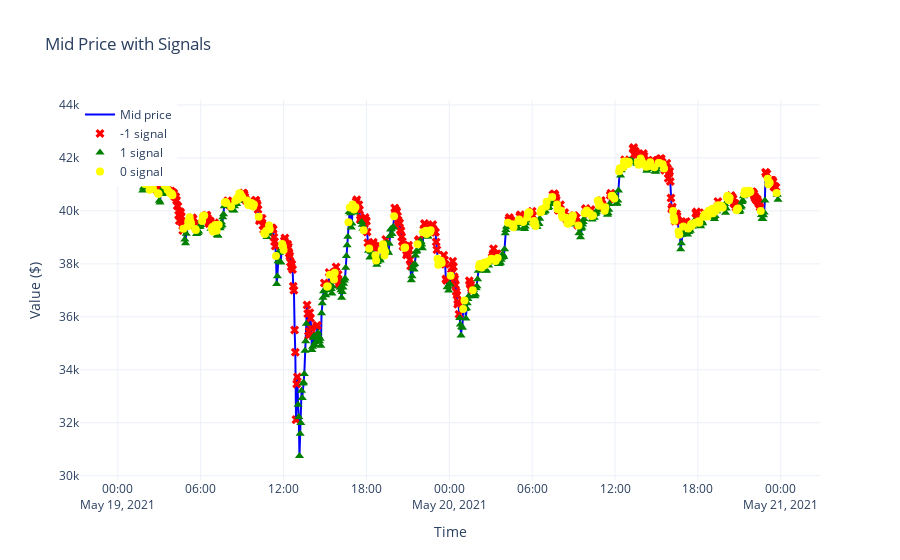

Notebook cell for this chart:
### Code cell
# Create the figure
fig = go.Figure()

# Plot Mid Price Line
fig.add_trace(go.Scatter(
    x=exchange_1.index,
    y=exchange_1['MID_PRICE'],
    mode='lines',
    name='Mid price',
    line=dict(color='blue')
))

# Scatter Red markers (-1 signal)
fig.add_trace(go.Scatter(
    x=exchange_1.index[exchange_1['TARGET_SIGNAL'] == -1],
    y=exchange_1['MID_PRICE'][exchange_1['TARGET_SIGNAL'] == -1],
    mode='markers',
    name='-1 signal',
    marker=dict(color='red', size=8, symbol='x')
))

# Scatter Green markers (+1 signal)
fig.add_trace(go.Scatter(
    x=exchange_1.index[exchange_1['TARGET_SIGNAL'] == 1],
    y=exchange_1['MID_PRICE'][exchange_1['TARGET_SIGNAL'] == 1],
    mode='markers',
    name='1 signal',
    marker=dict(color='green', size=8, symbol='triangle-up')
))

# Scatter Yellow markers (0 signal)
fig.add_trace(go.Scatter(
    x=exchange_1.index[exchange_1['TARGET_SIGNAL'] == 0],
    y=exchange_1['MID_PRICE'][exchange_1['TARGET_SIGNAL'] == 0],
    mode='markers',
    name='0 signal',
    marker=dict(color='yellow', size=8, symbol='circle')
))

# Update layout (title, labels, grid)
fig.update_layout(
    title='Mid Price with Signals',
    xaxis_title='Time',
    yaxis_title='Value ($)',
    legend=dict(x=0, y=1),
    hovermode='x unified',
    template='plotly_white'
)

# Show the interactive plot
fig.show()

### Figure 1 — Plotly figure (JSON) as saved in the notebook; plotly's stock layout.template omitted (floating-point values rounded to 4 significant figures; data arrays with more than 128 entries replaced by an {"elided": "..."} marker saying what was removed)
{"data": [{"line": {"color": "blue"}, "mode": "lines", "name": "Mid price", "type": "scatter", "x": {"elided": "951 str values"}, "y": {"elided": "951 float values"}}, {"marker": {"color": "red", "size": 8, "symbol": "x"}, "mode": "markers", "name": "-1 signal", "type": "scatter", "x": {"elided": "379 str values"}, "y": {"elided": "379 float values"}}, {"marker": {"color": "green", "size": 8, "symbol": "triangle-up"}, "mode": "markers", "name": "1 signal", "type": "scatter", "x": {"elided": "324 str values"}, "y": {"elided": "324 float values"}}, {"marker": {"color": "yellow", "size": 8, "symbol": "circle"}, "mode": "markers", "name": "0 signal", "type": "scatter", "x": {"elided": "248 str values"}, "y": {"elided": "248 float values"}}], "layout": {"hovermode": "x unified", "legend": {"x": 0, "y": 1}, "title": {"text": "Mid Price with Signals"}, "xaxis": {"title": {"text": "Time"}}, "yaxis": {"title": {"text": "Value ($)"}}}}
